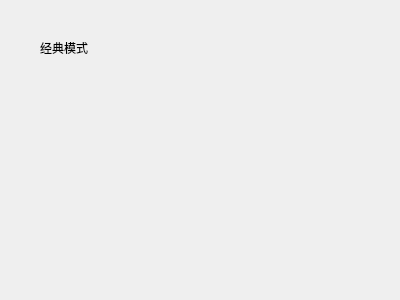
<?xml version="1.0" encoding="UTF-8"?>
<ui version="4.0">
 <class>snake_normal</class>
 <widget class="QWidget" name="snake_normal">
  <property name="geometry">
   <rect>
    <x>0</x>
    <y>0</y>
    <width>400</width>
    <height>300</height>
   </rect>
  </property>
  <property name="windowTitle">
   <string>Form</string>
  </property>
  <widget class="QLabel" name="label">
   <property name="geometry">
    <rect>
     <x>40</x>
     <y>40</y>
     <width>72</width>
     <height>15</height>
    </rect>
   </property>
   <property name="text">
    <string>经典模式</string>
   </property>
  </widget>
 </widget>
 <resources/>
 <connections/>
</ui>
